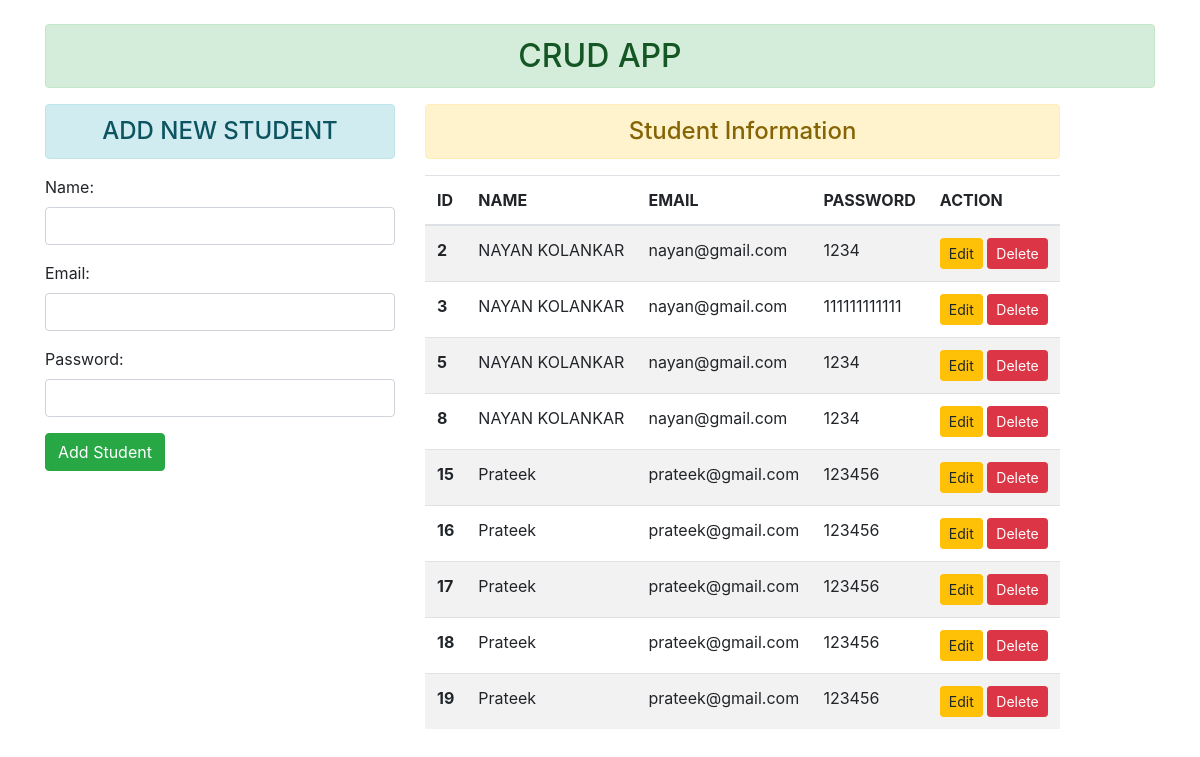
The page / on the database its author committed.
### emp/models.py (models this page shows)
class User(models.Model):
    name = models.CharField(max_length=100)
    email = models.EmailField(max_length=100)
    password = models.CharField(max_length=100)

### emp/views.py (the view)
# urls.py: 2. Add a URL to urlpatterns:  path('', views.home, name='home')
def home(request):
    if request.method == 'POST':
        fm = StudentRegistration(request.POST)
        if fm.is_valid():
            na = fm.cleaned_data['name']
            em = fm.cleaned_data['email']
            pw = fm.cleaned_data['password']
            data = User(name = na, email = em, password = pw)
            data.save()
            fm = StudentRegistration()
    else:
        fm=StudentRegistration()
    std = User.objects.all()
    return render(request, 'addstudent.html',{'form':fm,'stu':std})

### emp/forms.py
class StudentRegistration(forms.ModelForm):
    class Meta:
        model = User
        fields = ['name', 'email', 'password']
        widgets = {
            'name':forms.TextInput(attrs = {'class':'form-control','id':'name','required':'Enter Name'}),
            'email':forms.EmailInput(attrs = {'class':'form-control','required':'Enter EMAIL'}),
            'password':forms.PasswordInput(attrs = {'class':'form-control','required':'Enter PAssword'}),
        }

### emp/templates/addstudent.html (shortened to what this page needs)
{% extends 'base.html' %}
{% block content %}
<div class = "row">
    <div class = "col-sm-4">
        <h4 class="text-center alert alert-info">ADD NEW STUDENT</h4>
        <form action="" method="POST" novalidate>
            {{ form.as_p }}
            <input type="submit" class="btn btn-success" value = "Add Student">
        </form>
    </div>
    <div class = "col-sm-7">
        <h4 class="text-center alert alert-warning">Student Information</h4>
        {% if stu %}
        <table class = "table table-hover table-striped">
            <thead>
                <tr>
                    <th>ID</th>
                    <th>NAME</th>
                    <th>EMAIL</th>
                    <th>PASSWORD</th>
                    <th>ACTION</th>
                </tr>
            </thead>
            <tbody>
                {% for st in stu %}
                <tr>
                    <th>{{ st.id }}</th>
                    <td>{{ st.name }}</td>
                    <td>{{ st.email }}</td>
                    <td>{{ st.password }}</td>
                    <td>
                    <a href = "{% url 'updatedata' st.id %}" class="btn btn-warning btn-sm">Edit</a>
                    <form action = "{% url 'deletedata' st.id %}" method = "post" class="d-inline">{% csrf_token %}
                        <input type = "submit" class = "btn btn-danger btn-sm" value ="Delete"/>
                    </form>
                    </td>
                </tr>
                {% endfor %}
            </tbody>
        </table>
        {% else %}
        <h4 class="text-center alert alert-danger">No student information available!</h4>
        {% endif %}
    </div>
</div>
{% endblock content %}

### emp/templates/base.html (shortened to what this page needs)
<!DOCTYPE html>
{% load static %}
<html>
    <head>
        <link rel="stylesheet" href='{% static "css/bootstrap.css" %}'>
    </head>
    <body>
        <div class="container mt-4">
            <h2 class="text-center alert alert-success">CRUD APP</h2>
            {% block content %} {% endblock content %}
        </div>
    </body>
</html>

### rows shown on the page
User: id "2", name "NAYAN KOLANKAR", email "nayan@gmail.com", password "1234"
User: id "3", name "NAYAN KOLANKAR", email "nayan@gmail.com", password "111111111111"
User: id "5", name "NAYAN KOLANKAR", email "nayan@gmail.com", password "1234"
User: id "8", name "NAYAN KOLANKAR", email "nayan@gmail.com", password "1234"
User: id "15", name "Prateek", email "prateek@gmail.com", password "123456"
User: id "16", name "Prateek", email "prateek@gmail.com", password "123456"
User: id "17", name "Prateek", email "prateek@gmail.com", password "123456"
User: id "18", name "Prateek", email "prateek@gmail.com", password "123456"
User: id "19", name "Prateek", email "prateek@gmail.com", password "123456"
